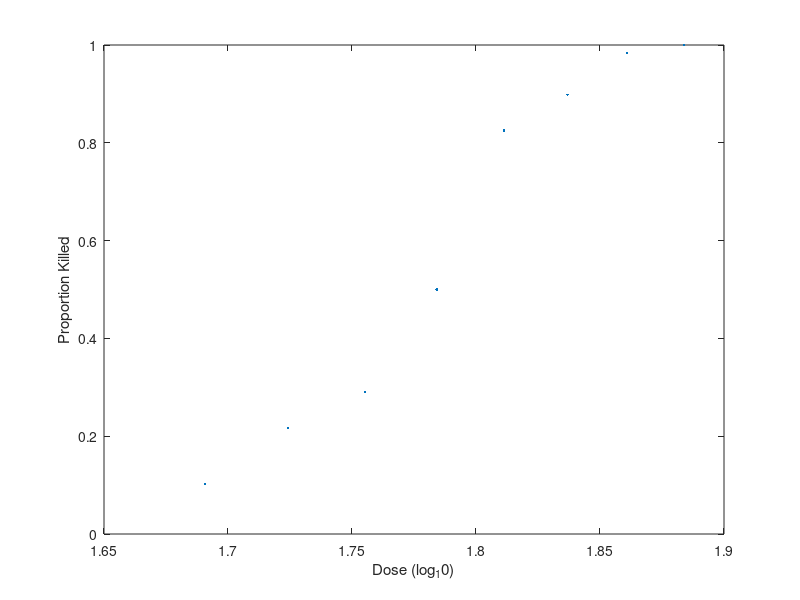

Write the MATLAB code that produced this figure. (Note: this script raises an error after producing the figure.)
% Example 12.6 
% Computational Statistics Handbook with MATLAB, 2nd Edition
% Wendy L. and Angel R. Martinez

% This is the dose-response data from Dobson, page 119, Table 7.2.
% x = [1.6907, 1.7242, 1.7552, 1.7842, 1.8113, 1.8369, 1.861, 1.8839];
% n = [59 60 62 56 63 59 62 60];
% y = [6 13 18 28, 52, 53 61 60];

load beetle
% First plot the proportions.
plot(x,y./n,'.')
xlabel('Dose (log_10)')
ylabel('Proportion Killed')


[B1,dev1,stats1] = glmfit(x(:),[y(:) n(:)],'binomial');
[B2,dev2,stats2] = glmfit(x(:),[y(:) n(:)],'binomial','link','probit');
[B3,dev3,stats3] = glmfit(x(:),[y(:) n(:)],'binomial','link','comploglog');

% This is the logit model:
[B1, stats1.se]

fit1 = glmval(B1,x(:),'logit');
fit2 = glmval(B2,x(:),'probit');
fit3 = glmval(B3,x(:),'comploglog');

subplot(2,2,1),plot(fit1,y(:)./n(:),'.',[0 1],[0 1]);
title('Logit Link')
subplot(2,2,2),plot(fit2,y(:)./n(:),'.',[0 1],[0 1]);
title('Probit Link')
subplot(2,2,3),
hp = plot(fit3,y(:)./n(:),'.',[0 1],[0 1]);
title('Complementary Log-Log')

% Following adjusts the spacing for the plot.
ha = get(hp,'parent');
hax = ha{1};
pos = get(hax,'pos');
pos(1) = 0.35;
set(hax,'pos',pos)

% Note - maybe get rid of the vertical axis stuff except for 0 and 1. Then
% put on the labels for x and y axes. 

figure
subplot(2,2,1),plot(fit1,stats.residd,'.',[0 1],[0 0]);
title('Logit Link')
subplot(2,2,2),plot(fit2,stats2.residd,'.',[0 1],[0 0]);
title('Probit Link')
subplot(2,2,3),
hp = plot(fit3,stats3.residd,'.',[0 1],[0 0]);
title('Complementary Log-Log')
axis([0 1 -2 2])

% Following adjusts the spacing for the plot.
ha = get(hp,'parent');
hax = ha{1};
pos = get(hax,'pos');
pos(1) = 0.35;
set(hax,'pos',pos)
